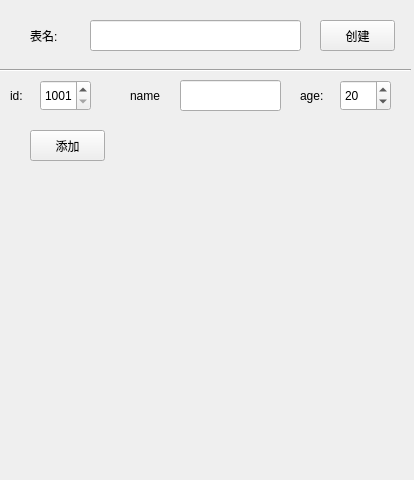
<?xml version="1.0" encoding="UTF-8"?>
<ui version="4.0">
 <class>StuDB</class>
 <widget class="QWidget" name="StuDB">
  <property name="geometry">
   <rect>
    <x>0</x>
    <y>0</y>
    <width>414</width>
    <height>480</height>
   </rect>
  </property>
  <property name="windowTitle">
   <string>StuDB</string>
  </property>
  <widget class="QLabel" name="label_tablename">
   <property name="geometry">
    <rect>
     <x>30</x>
     <y>20</y>
     <width>41</width>
     <height>31</height>
    </rect>
   </property>
   <property name="text">
    <string>表名:</string>
   </property>
  </widget>
  <widget class="QLineEdit" name="lineEdit_tablename">
   <property name="geometry">
    <rect>
     <x>90</x>
     <y>20</y>
     <width>211</width>
     <height>31</height>
    </rect>
   </property>
  </widget>
  <widget class="QPushButton" name="pushButton_create">
   <property name="geometry">
    <rect>
     <x>320</x>
     <y>20</y>
     <width>75</width>
     <height>31</height>
    </rect>
   </property>
   <property name="text">
    <string>创建</string>
   </property>
  </widget>
  <widget class="Line" name="line">
   <property name="geometry">
    <rect>
     <x>0</x>
     <y>60</y>
     <width>411</width>
     <height>21</height>
    </rect>
   </property>
   <property name="orientation">
    <enum>Qt::Horizontal</enum>
   </property>
  </widget>
  <widget class="QLabel" name="label_tablename_2">
   <property name="geometry">
    <rect>
     <x>10</x>
     <y>80</y>
     <width>21</width>
     <height>31</height>
    </rect>
   </property>
   <property name="text">
    <string>id:</string>
   </property>
  </widget>
  <widget class="QSpinBox" name="spinBox_insertid">
   <property name="geometry">
    <rect>
     <x>40</x>
     <y>80</y>
     <width>51</width>
     <height>31</height>
    </rect>
   </property>
   <property name="minimum">
    <number>1001</number>
   </property>
   <property name="maximum">
    <number>9999</number>
   </property>
  </widget>
  <widget class="QLabel" name="label_tablename_3">
   <property name="geometry">
    <rect>
     <x>130</x>
     <y>80</y>
     <width>31</width>
     <height>31</height>
    </rect>
   </property>
   <property name="text">
    <string>name:</string>
   </property>
  </widget>
  <widget class="QLineEdit" name="lineEdit_insertname">
   <property name="geometry">
    <rect>
     <x>180</x>
     <y>80</y>
     <width>101</width>
     <height>31</height>
    </rect>
   </property>
  </widget>
  <widget class="QSpinBox" name="spinBox_insertage">
   <property name="geometry">
    <rect>
     <x>340</x>
     <y>80</y>
     <width>51</width>
     <height>31</height>
    </rect>
   </property>
   <property name="minimum">
    <number>0</number>
   </property>
   <property name="maximum">
    <number>120</number>
   </property>
   <property name="value">
    <number>20</number>
   </property>
  </widget>
  <widget class="QLabel" name="label_tablename_4">
   <property name="geometry">
    <rect>
     <x>300</x>
     <y>80</y>
     <width>31</width>
     <height>31</height>
    </rect>
   </property>
   <property name="text">
    <string>age:</string>
   </property>
  </widget>
  <widget class="QPushButton" name="pushButton_insert">
   <property name="geometry">
    <rect>
     <x>30</x>
     <y>130</y>
     <width>75</width>
     <height>31</height>
    </rect>
   </property>
   <property name="text">
    <string>添加</string>
   </property>
  </widget>
 </widget>
 <resources/>
 <connections/>
</ui>
